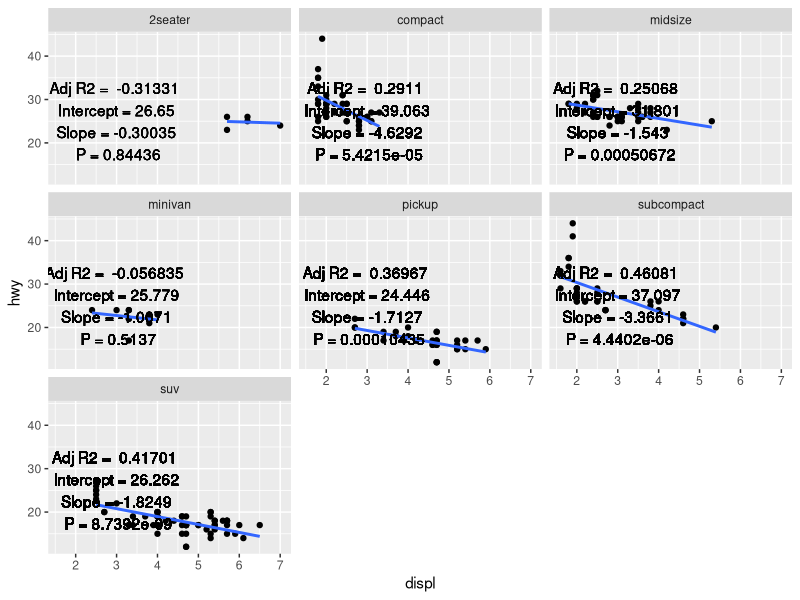

R code for this plot:
# I would like to annotate ggplot2 with a regression equation and r squared.
# Ideally, it would work for facets and the location of the annotation could be
# conveniently specified (e.g. "topleft"). Maybe it’s just my ignorance but
# there seems to be no specific function in ggplot2 package to achieve this.
# This is surprising to me because displaying r squared, slope and intercept
# in the plot is quite common and informative. Having the option to display
# model coefficients and R2 as plot annotation would be a great extension
# of geom_smooth() or stat_smooth() functions, even if it worked for lm
# method only.

# I found the following answers to a similar question on Stack Overflow and
# RPubs, but the solutions are not so straightforward (problems with facets,
# positioning).

# https://stackoverflow.com/questions/7549694/adding-regression-line-equation-and-r2-on-graph 1.2k
# https://rstudio-pubs-static.s3.amazonaws.com/213536_d4b3975ee92b43af8671057ccefb90c7.html 588
#
# Do you guys have any recommendations of how to add model information to the
# plot?
#
# Many thanks!



# https://community.rstudio.com/t/annotate-ggplot2-with-regression-equation-and-r-squared/6112/10

require(tidyverse)

facetRegression <- function(dat, xvar, yvar, group) {
    # combine the inputs into linear regression syntax
  fml <- paste(yvar, "~", xvar)

  group <- rlang::sym(group)
  # 
  wrap_fml <- rlang::new_formula(rhs = group, lhs = NULL)
  # 
  dot <- rlang::quo(-!!group)
  # 

  dat %>%
      # 
    nest(!!dot) %>%
      # 
    mutate(
      model = purrr::map(data, ~ lm(fml, data = .x)),
      # 
      adj.r.squared = purrr::map_dbl(model, ~ signif(summary(.x)$adj.r.squared, 5)),
      # 
      intercept = purrr::map_dbl(model, ~ signif(.x$coef[[1]], 5)),
      # 
      slope = purrr::map_dbl(model, ~ signif(.x$coef[[2]], 5)),
      # 
      pvalue = purrr::map_dbl(model, ~ signif(summary(.x)$coef[2, 4], 5))
    ) %>%
      # 
    select(-data, -model) %>%
      # 
    left_join(dat) %>%
      # 
    ggplot(aes_string(xvar, yvar)) +
      # 
    geom_point() +
      # 
    geom_smooth(se = FALSE, 
                method = "lm") +
      # 
    facet_wrap(wrap_fml) +
      # 
    geom_text(aes(x = 3, # this needs to be adjusted to a constant
                  
                  y = 25, # this is a value that needs to be a constant
                  
                  label = paste("Adj R2 = ", adj.r.squared, "\n",
                                "Intercept =", intercept, "\n",
                                "Slope =", slope, "\n",
                                "P =", pvalue
    )))
}
# test
facetRegression(dat = mpg, 
                xvar = "displ", 
                yvar = "hwy", 
                group = "class")
